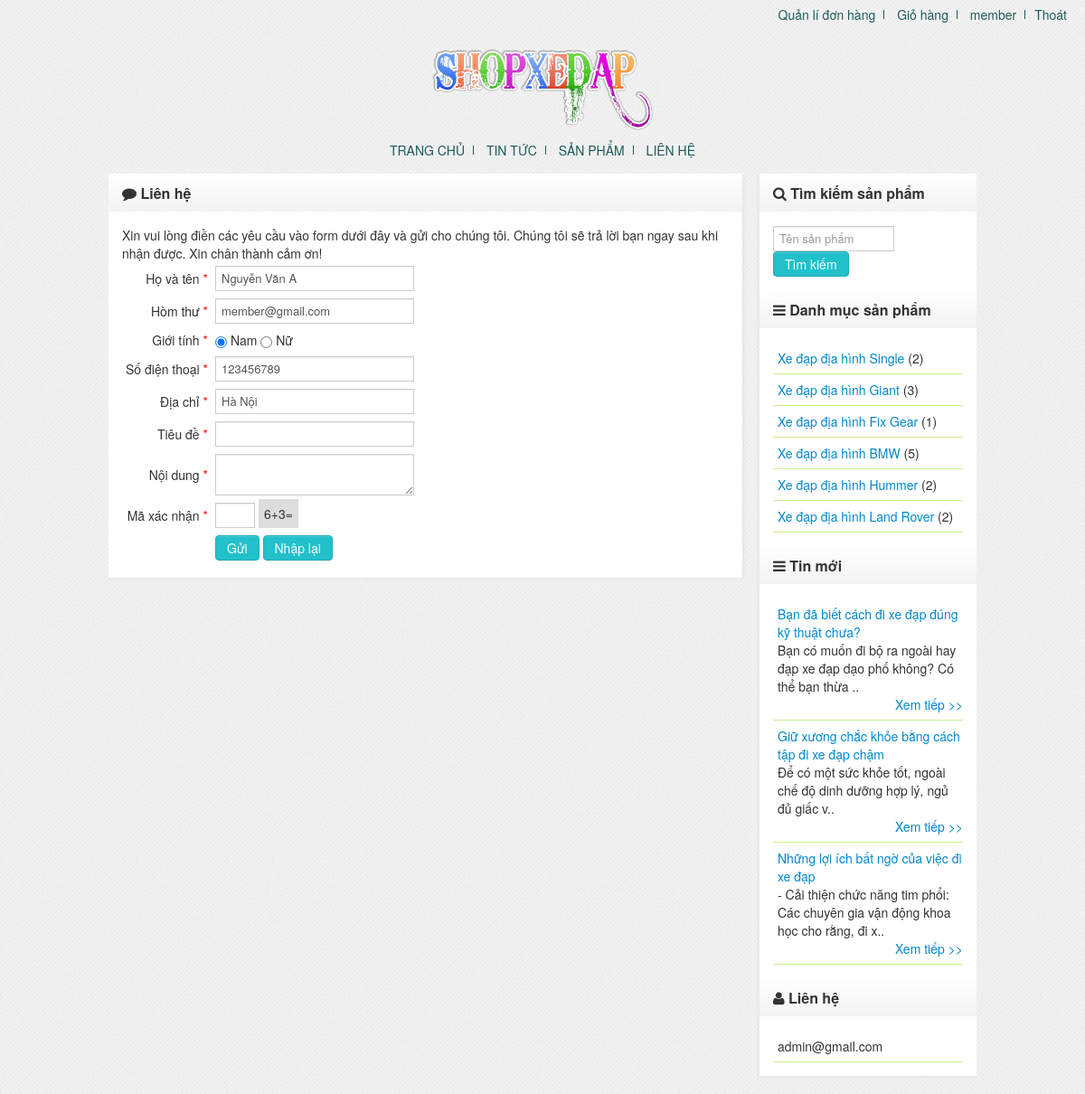
The app's page /contacts.php (signed in) with its own data.
### tables this page shows
CREATE TABLE IF NOT EXISTS `settings` (
  `title` varchar(150) NOT NULL,
  `home` varchar(150) NOT NULL,
  `email` varchar(150) NOT NULL,
  `page` int(11) NOT NULL
);

CREATE TABLE IF NOT EXISTS `users` (
  `id` int(11) NOT NULL AUTO_INCREMENT,
  `user` varchar(20) NOT NULL,
  `password` varchar(32) NOT NULL,
  `email` varchar(100) NOT NULL,
  `fullname` varchar(150) NOT NULL,
  `sex` varchar(5) NOT NULL,
  `phone` varchar(11) NOT NULL,
  `address` varchar(150) NOT NULL,
  `registed` datetime NOT NULL,
  PRIMARY KEY (`id`)
);

CREATE TABLE IF NOT EXISTS `categories` (
  `id` int(11) NOT NULL AUTO_INCREMENT,
  `cat_name` varchar(150) NOT NULL,
  `show` varchar(5) NOT NULL,
  PRIMARY KEY (`id`)
);

CREATE TABLE IF NOT EXISTS `articles` (
  `id` int(11) NOT NULL AUTO_INCREMENT,
  `articles_name` varchar(150) NOT NULL,
  `cat_id` int(11) NOT NULL,
  `show` varchar(5) NOT NULL,
  `content` text NOT NULL,
  `created` datetime NOT NULL,
  `comment` varchar(5) NOT NULL,
  PRIMARY KEY (`id`),
  KEY `catid_art` (`cat_id`)
);

### contacts.php (the view, shortened to what this page needs)
<?php
    require_once("inc/header.php");
?>
<div class="widget">
    <div class="widget-title"><i class="icon-comment"></i>&nbsp;Liên hệ</div>
    <div class="widget-body">
    <?php
		if($account == 'admin') {
			echo '<div class="alert alert-info"><i class="icon-info-sign"></i>&nbsp;BQT không sử dụng được chức năng này</div>';
		}else {
			$query = "SELECT * FROM `users` WHERE `user` = '$account'";
			$res = $connect -> query($query);
			$row = $res -> fetch_array(MYSQLI_ASSOC);
    ?>
    Xin vui lòng điền các yêu cầu vào form dưới đây và gửi cho chúng tôi. Chúng tôi sẽ trả lời bạn ngay sau khi nhận được. Xin chân thành cảm ơn!<br />
    <form action="" method="POST" id="form1" name="form1">
	<table cellpadding="4" cellspacing="0">
		<tr>
			<td align="right">Họ và tên <span class="required">*</span></td>
			<td><input type="text" name="fullname" value="<?php echo $row['fullname']; ?>" required="required" /></td>
		</tr>
		<tr>
			<td align="right">Hòm thư <span class="required">*</span></td>
			<td><input type="email" name="email" value="<?php echo $row['email']; ?>" required="required" /></td>
		</tr>
		<tr>
			<td align="right">Giới tính <span class="required">*</span></td>
			<td>
            <?php
                if($row['sex'] == 'Nam')
                    echo '<input type="radio" name="sex" value="Nam" checked="checked" />&nbsp;Nam&nbsp;<input type="radio" name="sex" value="Nữ" />&nbsp;Nữ';
                else
                    echo '<input type="radio" name="sex" value="Nam" />&nbsp;Nam&nbsp;<input type="radio" name="sex" value="Nữ" checked="checked" />&nbsp;Nữ';
            ?>
           </td>
		</tr>
		<tr>
			<td align="right">Số điện thoại <span class="required">*</span></td>
			<td><input type="number" name="phone" value="<?php echo $row['phone']; ?>" required="required" /></td>
		</tr>
		<tr>
			<td align="right">Địa chỉ <span class="required">*</span></td>
			<td><input type="text" name="address" value="<?php echo $row['address']; ?>" required="required" /></td>
		</tr>
		<tr>
			<td align="right">Tiêu đề <span class="required">*</span></td>
			<td><input type="text" name="title" required="required" /></td>
		</tr>
		<tr>
			<td align="right">Nội dung <span class="required">*</span></td>
			<td><textarea name="content" required="required"></textarea></td>
		</tr>
		<tr>
			<td align="right">Mã xác nhận <span class="required">*</span></td>
			<td><input type="text" name="captcha" required="required" style="width:30px;" />
            <?php
                $a = rand(1,10);
                $b = rand(1,10);
                echo '<span style="background-color:#ddd;padding:6px;">'.$a.'+'.$b.'=</span>';
            ?>
            </td>
		</tr>
		<tr>
			<td align="right">&nbsp;</td>
			<td><input type="submit" name="submit" value="Gửi" class="btn" /> <input type="reset" value="Nhập lại" class="btn" /></td>
		</tr>
	</table>
	</form>
	<?php } ?>
    </div>
</div>
<?php
	require_once("inc/footer.php");
?>

### inc/header.php (shortened to what this page needs)
<?php
    require_once("connect.php");
	if(isset($_COOKIE['user']))
		$account = $_COOKIE['user'];
	elseif(isset($_SESSION['user']))
		$account = $_SESSION['user'];
	else
		$account = '';
    $set = $connect -> query("SELECT * FROM `settings`") -> fetch_array(MYSQLI_ASSOC);
?>
<!DOCTYPE html PUBLIC "-//W3C//DTD XHTML 1.0 Transitional//EN" "http://www.w3.org/TR/xhtml1/DTD/xhtml1-transitional.dtd">
<html xmlns="http://www.w3.org/1999/xhtml">
<head>
	<link rel="stylesheet" href="<?php echo $set['home']; ?>/themes/style.css" />
	<link rel="stylesheet" href="<?php echo $set['home']; ?>/themes/bootstrap.css" />
	<link rel="stylesheet" href="<?php echo $set['home']; ?>/themes/font-awesome.css" />
</head>
<body>
<div id="header">
	<img src="<?php echo $set['home']; ?>/themes/logo.png" alt="logo" />
	<div id="top_menu">
		<ul>
            <?php
            if($account && $account != 'admin') {
                echo '<li class="b_right"><a href="'.$set['home'].'/orders.php">Quản lí đơn hàng</a></li>';
            ?>
			<li class="b_right">
				<a href="<?php echo $set['home']; ?>/cart.php">Giỏ hàng
            <?php
				}
				echo '</a></li>';
            ?>
			<?php
				if(empty($account)) {
					echo '<li class="b_right"><a href="'.$set['home'].'/register.php">Đăng ký</a></li>
			<li><a href="'.$set['home'].'/login.php">Đăng nhập</a></li>';
				}else {
					if($account == 'admin') {
						echo '<li class="b_right"><a href="'.$set['home'].'/admin/">Quản trị website</a></li>';
						echo '<li class="b_right"><a href="'.$set['home'].'/admin/account.php">'.$account.'</a></li>';
					}else {
						echo '<li class="b_right"><a href="'.$set['home'].'/account.php">'.$account.'</a></li>';
					}
					echo '<li><a href="'.$set['home'].'/logout.php">Thoát</a></li>';
				}
			?>
		</ul>
	</div>
</div>
<div id="menu_container">
	<ul>
		<li class="b_right"><a href="<?php echo $set['home']; ?>/index.php">Trang chủ</a></li>
		<li class="b_right"><a href="<?php echo $set['home']; ?>/articles.php">Tin tức</a></li>
		<li class="b_right"><a href="<?php echo $set['home']; ?>/products.php">Sản phẩm</a></li>
		<li><a href="<?php echo $set['home']; ?>/contacts.php">Liên hệ</a></li>
	</ul>
</div>
<div id="content">
	<div id="body">

### inc/footer.php (shortened to what this page needs)
<div id="footer"></div>
</div>
<div id="sidebar">
    <div class="widget">
        <div class="widget-title"><i class="icon-search"></i>&nbsp;Tìm kiếm sản phẩm</div>
        <div class="widget-body">
            <form action="<?php echo $set['home']; ?>/search.php" name="form1" method="GET">
                <input type="text" name="key" placeholder="Tên sản phẩm" style="width: 57%"/>
                <input type="submit" class="btn" value="Tìm kiếm"/>
            </form>
        </div>
        <div class="widget-title"><i class="icon-reorder"></i>&nbsp;Danh mục sản phẩm</div>
        <div class="widget-body">
            <?php
            $sql = "SELECT * FROM `categories` WHERE `show` = 'true' ORDER BY `id` DESC";
            $result = $connect->query($sql);
            if ($result->fetch_array(MYSQLI_NUM) == 0)
                echo '<div class="alert alert-info"><i class="icon-info-sign"></i>&nbsp;Chưa có danh mục sản phẩm nào</div>';
            else {
                while ($row = $result->fetch_array(MYSQLI_ASSOC)) {
                    $cat_id = $row['id'];
                    $query = "SELECT COUNT(`id`) as total FROM `products` WHERE `show` = 'true' AND `cat_id` = '$cat_id'";
                    $res = $connect->query($query);
                    $rows = $res->fetch_array(MYSQLI_ASSOC);
                    $count = $rows['total'];
                    echo '<div class="cat_list"><a href="' . $set['home'] . '/categories.php?id=' . $row['id'] . '">' . $row['cat_name'] . '</a> (' . $count . ')</div>';
                }
            }
            ?>
        </div>
        <div class="widget-title"><i class="icon-reorder"></i>&nbsp;Tin mới</div>
        <div class="widget-body">
            <?php
            $sql = "SELECT * FROM `articles` WHERE `show` = 'true' ORDER BY `id` DESC LIMIT 0,5";
            $result = $connect->query($sql);
            if ($result->fetch_array(MYSQLI_NUM) == 0)
                echo '<div class="alert alert-info"><i class="icon-info-sign"></i>&nbsp;Chưa có tin tức nào</div>';
            else {
                echo '<marquee  behavior="scroll" scrollamount="2" direction="up" onmouseover="this.stop()" onmouseout="this.start()">';
                while ($row = $result->fetch_array(MYSQLI_ASSOC)) {
                    echo '<div class="cat_list"><a href="' . $set['home'] . '/articles.php?id=' . $row['id'] . '">' . $row['articles_name'] . '</a><div class="shortdesc">' . substr($row['content'], 0, 100) . '..</div><span style="float: right;"><a href="#">Xem tiếp >></a></span><br /></div>';
                }
                echo '</marquee>';
            }
            ?>
        </div>
        <div class="widget-title"><i class="icon-user"></i>&nbsp;Liên hệ</div>
        <div class="widget-body">
            <div class="cat_list"><?php echo $set['email']; ?></div>
        </div>
    </div>
</div>
</body>
</html>

### records on screen
settings: home (picture), email "admin@gmail.com"
users: fullname "Nguyễn Văn A", email "member@gmail.com", phone "123456789", address "Hà Nội"
categories: cat_name "Xe đạp địa hình Single", count "2"
categories: cat_name "Xe đạp địa hình Giant", count "3"
categories: cat_name "Xe đạp địa hình Fix Gear", count "1"
categories: cat_name "Xe đạp địa hình BMW", count "5"
categories: cat_name "Xe đạp địa hình Hummer", count "2"
categories: cat_name "Xe đạp địa hình Land Rover", count "2"
articles: articles_name "Bạn đã biết cách đi xe đạp đúng kỹ thuật chưa?", content "Bạn có muốn đi bộ ra ngoài hay đạp xe đạp dạo phố không? Có thể bạn thừa"
articles: articles_name "Giữ xương chắc khỏe bằng cách tập đi xe đạp chậm", content "Để có một sức khỏe tốt, ngoài chế độ dinh dưỡng hợp lý, ngủ đủ giấc v"
articles: articles_name "Những lợi ích bất ngờ của việc đi xe đạp", content "- Cải thiện chức năng tim phổi: Các chuyên gia vận động khoa học cho rằng, đi x"

### other values on screen
$account "member"
